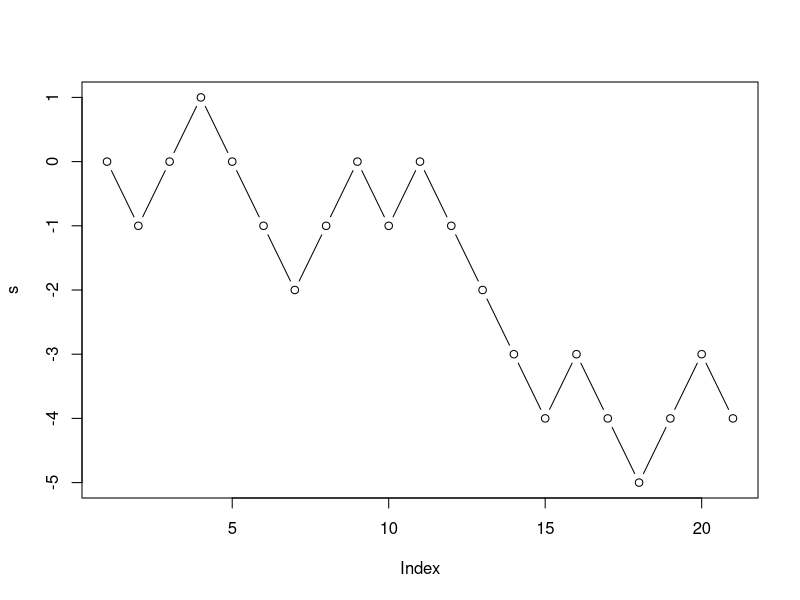

This chart was generated by the following R code:
# lec 3
# Simple 20-Step Random Walk

p  <- 0.5;q <- 1-p;  # Set probability of "success" and "failure" 
Nt <- 20;                # Number of time steps 
Np <- 1;                 # Number of sample paths 
z  <- matrix(runif(Nt*Np),nrow=Nt)   # Generate a set of uniform random draws 
x  <- sign(p-z);         # Transform to binomial random variable +/- 1 
s  <- matrix(0,Nt+1,Np)  # Initial value for random walk. 
                         # Note that R indices start with 1,not zero. 
for (k in 1:Nt) { 
  s[k+1,] <- s[k,]+x[k,]  # New location equals previous plus a new random step 
} 

plot(s,type="b")         # Plot resulting path

# One-year daily walk
Nt <- 252;               # Number of trading days in a year 
Np <- 1e4;               # Reasonably large number of simulations 
z  <- matrix(runif(Nt*Np),nrow=Nt)   # Generate a set of uniform random draws 
x  <- sign(p-z);         # Transform to binomial random variable +/- 1 
s  <- matrix(0,Nt+1,Np)  # Initialize and reserve space for random paths. for (k in 1:Nt) { s[k+1,] <- s[k,]+x[k,]  # New location equals previous plus a new random step } matplot(s[,1:3],type="b")         # Plot a few of the resulting paths
